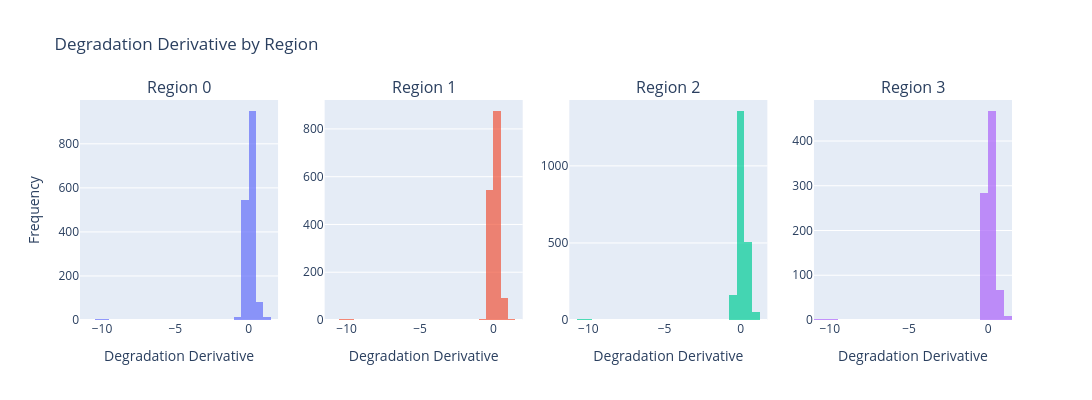

Source (notebook cell):
### Code cell
regions = sorted(df['region'].unique())
fig = make_subplots(rows=1, cols=len(regions), subplot_titles=[f'Region {r}' for r in regions], shared_xaxes=True)

for idx, region in enumerate(regions, start=1):
    region_data = plot_df[plot_df['region'] == region]['degra_derivative']
    region_data = region_data[np.isfinite(region_data)]
    fig.add_trace(go.Histogram(x=region_data, nbinsx=50, opacity=0.7, name=f'Region {region}'), row=1, col=idx)
    fig.update_xaxes(title_text='Degradation Derivative', row=1, col=idx)
    if idx == 1:
        fig.update_yaxes(title_text='Frequency', row=1, col=1)

fig.update_layout(title='Degradation Derivative by Region', width=1200, height=400, showlegend=False)
fig.show()

### Figure 1 — Plotly figure (JSON) as saved in the notebook; plotly's stock layout.template omitted (floating-point values rounded to 4 significant figures; data arrays with more than 128 entries replaced by an {"elided": "..."} marker saying what was removed)
{"data": [{"name": "Region 0", "nbinsx": 50, "opacity": 0.7, "type": "histogram", "x": {"elided": "1617 float values"}, "xaxis": "x", "yaxis": "y"}, {"name": "Region 1", "nbinsx": 50, "opacity": 0.7, "type": "histogram", "x": {"elided": "1536 float values"}, "xaxis": "x2", "yaxis": "y2"}, {"name": "Region 2", "nbinsx": 50, "opacity": 0.7, "type": "histogram", "x": {"elided": "2095 float values"}, "xaxis": "x3", "yaxis": "y3"}, {"name": "Region 3", "nbinsx": 50, "opacity": 0.7, "type": "histogram", "x": {"elided": "835 float values"}, "xaxis": "x4", "yaxis": "y4"}], "layout": {"annotations": [{"font": {"size": 16}, "showarrow": false, "text": "Region 0", "x": 0.1062, "xanchor": "center", "xref": "paper", "y": 1, "yanchor": "bottom", "yref": "paper"}, {"font": {"size": 16}, "showarrow": false, "text": "Region 1", "x": 0.3688, "xanchor": "center", "xref": "paper", "y": 1, "yanchor": "bottom", "yref": "paper"}, {"font": {"size": 16}, "showarrow": false, "text": "Region 2", "x": 0.6313, "xanchor": "center", "xref": "paper", "y": 1, "yanchor": "bottom", "yref": "paper"}, {"font": {"size": 16}, "showarrow": false, "text": "Region 3", "x": 0.8938, "xanchor": "center", "xref": "paper", "y": 1, "yanchor": "bottom", "yref": "paper"}], "height": 400, "showlegend": false, "title": {"text": "Degradation Derivative by Region"}, "width": 1200, "xaxis": {"anchor": "y", "domain": [0, 0.2125], "title": {"text": "Degradation Derivative"}}, "xaxis2": {"anchor": "y2", "domain": [0.2625, 0.475], "title": {"text": "Degradation Derivative"}}, "xaxis3": {"anchor": "y3", "domain": [0.525, 0.7375], "title": {"text": "Degradation Derivative"}}, "xaxis4": {"anchor": "y4", "domain": [0.7875, 1], "title": {"text": "Degradation Derivative"}}, "yaxis": {"anchor": "x", "domain": [0, 1], "title": {"text": "Frequency"}}, "yaxis2": {"anchor": "x2", "domain": [0, 1]}, "yaxis3": {"anchor": "x3", "domain": [0, 1]}, "yaxis4": {"anchor": "x4", "domain": [0, 1]}}}
